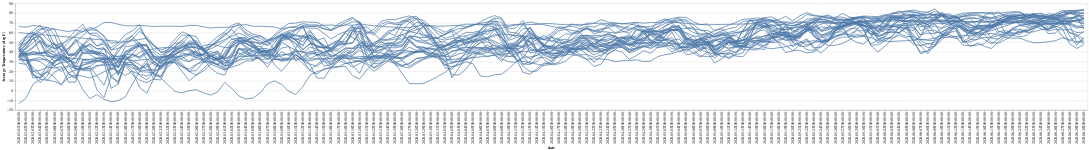

Here is the notebook cell this chart was saved with:
### Code cell
#We lost some pretty big data points - California - Illinois - New York - Texas. The 4 states with the four biggest populations
charts = [alt.Chart(loc_timeseries[loc_timeseries['location']==loc].reset_index()
                   ).mark_line().encode(x='date',y='Average Temperature (deg F)') for loc in loc_timeseries['location'].unique()]
alt.layer(*charts)
